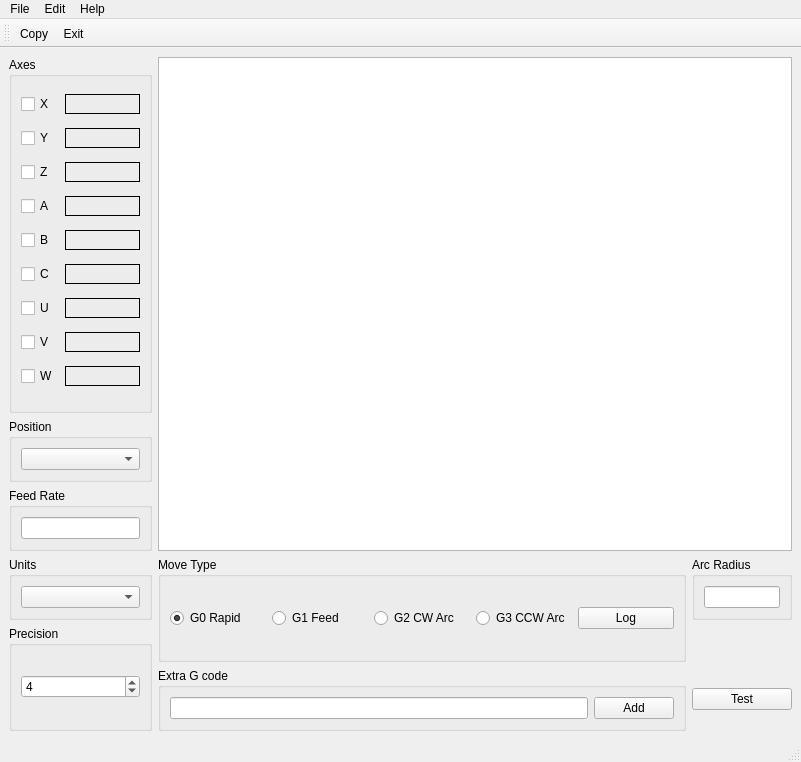
<?xml version="1.0" encoding="UTF-8"?>
<ui version="4.0">
 <class>MainWindow</class>
 <widget class="QMainWindow" name="MainWindow">
  <property name="geometry">
   <rect>
    <x>0</x>
    <y>0</y>
    <width>801</width>
    <height>762</height>
   </rect>
  </property>
  <property name="windowTitle">
   <string>Position Logger</string>
  </property>
  <widget class="QWidget" name="centralwidget">
   <layout class="QGridLayout" name="gridLayout_2">
    <item row="10" column="0" colspan="2">
     <widget class="QGroupBox" name="gridGroupBox">
      <property name="title">
       <string>Position</string>
      </property>
      <layout class="QGridLayout" name="gridLayout_4">
       <item row="0" column="0">
        <widget class="QComboBox" name="positionCB"/>
       </item>
      </layout>
     </widget>
    </item>
    <item row="11" column="0" colspan="2">
     <widget class="QGroupBox" name="gridGroupBox">
      <property name="title">
       <string>Feed Rate</string>
      </property>
      <layout class="QGridLayout" name="gridLayout_5">
       <item row="0" column="0">
        <widget class="QLineEdit" name="feedLE"/>
       </item>
      </layout>
     </widget>
    </item>
    <item row="12" column="0" colspan="2">
     <widget class="QGroupBox" name="gridGroupBox">
      <property name="title">
       <string>Units</string>
      </property>
      <layout class="QGridLayout" name="gridLayout_6">
       <item row="0" column="0">
        <widget class="QComboBox" name="unitsGB"/>
       </item>
      </layout>
     </widget>
    </item>
    <item row="0" column="0" rowspan="10" colspan="2">
     <widget class="QGroupBox" name="axesGB">
      <property name="title">
       <string>Axes</string>
      </property>
      <layout class="QGridLayout" name="gridLayout_8">
       <item row="0" column="1">
        <widget class="QLabel" name="positionLB_0">
         <property name="minimumSize">
          <size>
           <width>75</width>
           <height>0</height>
          </size>
         </property>
         <property name="baseSize">
          <size>
           <width>0</width>
           <height>0</height>
          </size>
         </property>
         <property name="frameShape">
          <enum>QFrame::Box</enum>
         </property>
         <property name="text">
          <string/>
         </property>
        </widget>
       </item>
       <item row="2" column="1">
        <widget class="QLabel" name="positionLB_2">
         <property name="minimumSize">
          <size>
           <width>75</width>
           <height>0</height>
          </size>
         </property>
         <property name="baseSize">
          <size>
           <width>0</width>
           <height>0</height>
          </size>
         </property>
         <property name="frameShape">
          <enum>QFrame::Box</enum>
         </property>
         <property name="text">
          <string/>
         </property>
        </widget>
       </item>
       <item row="3" column="1">
        <widget class="QLabel" name="positionLB_3">
         <property name="minimumSize">
          <size>
           <width>75</width>
           <height>0</height>
          </size>
         </property>
         <property name="baseSize">
          <size>
           <width>0</width>
           <height>0</height>
          </size>
         </property>
         <property name="frameShape">
          <enum>QFrame::Box</enum>
         </property>
         <property name="text">
          <string/>
         </property>
        </widget>
       </item>
       <item row="4" column="0">
        <widget class="QCheckBox" name="axisCB_4">
         <property name="text">
          <string>B</string>
         </property>
         <property name="axis" stdset="0">
          <string>B</string>
         </property>
        </widget>
       </item>
       <item row="2" column="0">
        <widget class="QCheckBox" name="axisCB_2">
         <property name="text">
          <string>Z</string>
         </property>
         <property name="axis" stdset="0">
          <string> Z</string>
         </property>
        </widget>
       </item>
       <item row="6" column="1">
        <widget class="QLabel" name="positionLB_6">
         <property name="minimumSize">
          <size>
           <width>75</width>
           <height>0</height>
          </size>
         </property>
         <property name="baseSize">
          <size>
           <width>0</width>
           <height>0</height>
          </size>
         </property>
         <property name="frameShape">
          <enum>QFrame::Box</enum>
         </property>
         <property name="text">
          <string/>
         </property>
        </widget>
       </item>
       <item row="1" column="0">
        <widget class="QCheckBox" name="axisCB_1">
         <property name="text">
          <string>Y</string>
         </property>
         <property name="axis" stdset="0">
          <string> Y</string>
         </property>
        </widget>
       </item>
       <item row="1" column="1">
        <widget class="QLabel" name="positionLB_1">
         <property name="minimumSize">
          <size>
           <width>75</width>
           <height>0</height>
          </size>
         </property>
         <property name="baseSize">
          <size>
           <width>0</width>
           <height>0</height>
          </size>
         </property>
         <property name="frameShape">
          <enum>QFrame::Box</enum>
         </property>
         <property name="text">
          <string/>
         </property>
        </widget>
       </item>
       <item row="3" column="0">
        <widget class="QCheckBox" name="axisCB_3">
         <property name="text">
          <string>A</string>
         </property>
         <property name="axis" stdset="0">
          <string>A</string>
         </property>
        </widget>
       </item>
       <item row="0" column="0">
        <widget class="QCheckBox" name="axisCB_0">
         <property name="text">
          <string>X</string>
         </property>
         <property name="axis" stdset="0">
          <string> X</string>
         </property>
        </widget>
       </item>
       <item row="6" column="0">
        <widget class="QCheckBox" name="axisCB_6">
         <property name="text">
          <string>U</string>
         </property>
         <property name="axis" stdset="0">
          <string>U</string>
         </property>
        </widget>
       </item>
       <item row="4" column="1">
        <widget class="QLabel" name="positionLB_4">
         <property name="minimumSize">
          <size>
           <width>75</width>
           <height>0</height>
          </size>
         </property>
         <property name="baseSize">
          <size>
           <width>0</width>
           <height>0</height>
          </size>
         </property>
         <property name="frameShape">
          <enum>QFrame::Box</enum>
         </property>
         <property name="text">
          <string/>
         </property>
        </widget>
       </item>
       <item row="5" column="0">
        <widget class="QCheckBox" name="axisCB_5">
         <property name="text">
          <string>C</string>
         </property>
         <property name="axis" stdset="0">
          <string>C</string>
         </property>
        </widget>
       </item>
       <item row="5" column="1">
        <widget class="QLabel" name="positionLB_5">
         <property name="minimumSize">
          <size>
           <width>75</width>
           <height>0</height>
          </size>
         </property>
         <property name="baseSize">
          <size>
           <width>0</width>
           <height>0</height>
          </size>
         </property>
         <property name="frameShape">
          <enum>QFrame::Box</enum>
         </property>
         <property name="text">
          <string/>
         </property>
        </widget>
       </item>
       <item row="7" column="0">
        <widget class="QCheckBox" name="axisCB_7">
         <property name="text">
          <string>V</string>
         </property>
         <property name="axis" stdset="0">
          <string>V</string>
         </property>
        </widget>
       </item>
       <item row="7" column="1">
        <widget class="QLabel" name="positionLB_7">
         <property name="minimumSize">
          <size>
           <width>75</width>
           <height>0</height>
          </size>
         </property>
         <property name="baseSize">
          <size>
           <width>0</width>
           <height>0</height>
          </size>
         </property>
         <property name="frameShape">
          <enum>QFrame::Box</enum>
         </property>
         <property name="text">
          <string/>
         </property>
        </widget>
       </item>
       <item row="8" column="0">
        <widget class="QCheckBox" name="axisCB_8">
         <property name="text">
          <string>W</string>
         </property>
         <property name="axis" stdset="0">
          <string>W</string>
         </property>
        </widget>
       </item>
       <item row="8" column="1">
        <widget class="QLabel" name="positionLB_8">
         <property name="minimumSize">
          <size>
           <width>75</width>
           <height>0</height>
          </size>
         </property>
         <property name="baseSize">
          <size>
           <width>0</width>
           <height>0</height>
          </size>
         </property>
         <property name="frameShape">
          <enum>QFrame::Box</enum>
         </property>
         <property name="text">
          <string/>
         </property>
        </widget>
       </item>
      </layout>
     </widget>
    </item>
    <item row="12" column="2" rowspan="2">
     <widget class="QGroupBox" name="moveGB">
      <property name="title">
       <string>Move Type</string>
      </property>
      <layout class="QGridLayout" name="gridLayout_3">
       <item row="0" column="3">
        <widget class="QRadioButton" name="g3RB">
         <property name="text">
          <string>G3 CCW Arc</string>
         </property>
         <property name="gcode" stdset="0">
          <string>G3</string>
         </property>
        </widget>
       </item>
       <item row="0" column="1">
        <widget class="QRadioButton" name="g1RB">
         <property name="text">
          <string>G1 Feed</string>
         </property>
         <property name="gcode" stdset="0">
          <string>G1</string>
         </property>
        </widget>
       </item>
       <item row="0" column="2">
        <widget class="QRadioButton" name="g2RB">
         <property name="text">
          <string>G2 CW Arc</string>
         </property>
         <property name="gcode" stdset="0">
          <string>G2</string>
         </property>
        </widget>
       </item>
       <item row="0" column="0">
        <widget class="QRadioButton" name="g0RB">
         <property name="text">
          <string>G0 Rapid</string>
         </property>
         <property name="checked">
          <bool>true</bool>
         </property>
         <property name="gcode" stdset="0">
          <string>G0</string>
         </property>
        </widget>
       </item>
       <item row="0" column="4">
        <widget class="QPushButton" name="logPB">
         <property name="text">
          <string>Log</string>
         </property>
        </widget>
       </item>
      </layout>
     </widget>
    </item>
    <item row="14" column="2">
     <widget class="QGroupBox" name="gridGroupBox">
      <property name="title">
       <string>Extra G code</string>
      </property>
      <layout class="QGridLayout" name="gridLayout">
       <item row="0" column="0">
        <widget class="QLineEdit" name="extraLE"/>
       </item>
       <item row="0" column="1">
        <widget class="QPushButton" name="addExtraPB">
         <property name="text">
          <string>Add</string>
         </property>
        </widget>
       </item>
      </layout>
     </widget>
    </item>
    <item row="0" column="2" rowspan="12" colspan="2">
     <widget class="QListWidget" name="gcodeList"/>
    </item>
    <item row="12" column="3">
     <widget class="QGroupBox" name="gridGroupBox">
      <property name="maximumSize">
       <size>
        <width>100</width>
        <height>16777215</height>
       </size>
      </property>
      <property name="title">
       <string>Arc Radius</string>
      </property>
      <layout class="QGridLayout" name="gridLayout_9">
       <item row="0" column="0">
        <widget class="QLineEdit" name="arcRadiusLE">
         <property name="maximumSize">
          <size>
           <width>16777215</width>
           <height>16777215</height>
          </size>
         </property>
        </widget>
       </item>
      </layout>
     </widget>
    </item>
    <item row="13" column="0" rowspan="2" colspan="2">
     <widget class="QGroupBox" name="gridGroupBox">
      <property name="title">
       <string>Precision</string>
      </property>
      <layout class="QGridLayout" name="gridLayout_7">
       <item row="0" column="0">
        <widget class="QSpinBox" name="precisionSB">
         <property name="maximum">
          <number>6</number>
         </property>
         <property name="value">
          <number>4</number>
         </property>
        </widget>
       </item>
      </layout>
     </widget>
    </item>
    <item row="14" column="3">
     <widget class="QPushButton" name="testPB">
      <property name="text">
       <string>Test</string>
      </property>
     </widget>
    </item>
   </layout>
  </widget>
  <widget class="QMenuBar" name="menubar">
   <property name="geometry">
    <rect>
     <x>0</x>
     <y>0</y>
     <width>801</width>
     <height>25</height>
    </rect>
   </property>
   <widget class="QMenu" name="menuFile">
    <property name="title">
     <string>File</string>
    </property>
    <addaction name="actionNew"/>
    <addaction name="actionOpen"/>
    <addaction name="actionSave"/>
    <addaction name="actionSave_As"/>
    <addaction name="separator"/>
    <addaction name="actionExit"/>
   </widget>
   <widget class="QMenu" name="menuEdit">
    <property name="title">
     <string>Edit</string>
    </property>
    <addaction name="actionCopy"/>
    <addaction name="actionPaste"/>
    <addaction name="actionCut"/>
    <addaction name="actionDelete"/>
   </widget>
   <widget class="QMenu" name="menuHelp">
    <property name="title">
     <string>Help</string>
    </property>
    <addaction name="actionPosition_Logger_Help"/>
    <addaction name="separator"/>
    <addaction name="actionAbout"/>
   </widget>
   <addaction name="menuFile"/>
   <addaction name="menuEdit"/>
   <addaction name="menuHelp"/>
  </widget>
  <widget class="QStatusBar" name="statusbar"/>
  <widget class="QToolBar" name="toolBar">
   <property name="windowTitle">
    <string>toolBar</string>
   </property>
   <attribute name="toolBarArea">
    <enum>TopToolBarArea</enum>
   </attribute>
   <attribute name="toolBarBreak">
    <bool>false</bool>
   </attribute>
   <addaction name="actionCopy"/>
   <addaction name="actionExit"/>
  </widget>
  <action name="actionNew">
   <property name="text">
    <string>New</string>
   </property>
  </action>
  <action name="actionOpen">
   <property name="text">
    <string>Open</string>
   </property>
  </action>
  <action name="actionSave">
   <property name="text">
    <string>Save</string>
   </property>
  </action>
  <action name="actionSave_As">
   <property name="text">
    <string>Save As</string>
   </property>
  </action>
  <action name="actionExit">
   <property name="text">
    <string>Exit</string>
   </property>
   <property name="toolTip">
    <string>Exit</string>
   </property>
  </action>
  <action name="actionCopy">
   <property name="text">
    <string>Copy</string>
   </property>
  </action>
  <action name="actionPaste">
   <property name="text">
    <string>Paste</string>
   </property>
  </action>
  <action name="actionCut">
   <property name="text">
    <string>Cut</string>
   </property>
  </action>
  <action name="actionDelete">
   <property name="text">
    <string>Delete</string>
   </property>
  </action>
  <action name="actionPosition_Logger_Help">
   <property name="text">
    <string>Position Logger Help</string>
   </property>
  </action>
  <action name="actionAbout">
   <property name="text">
    <string>About</string>
   </property>
  </action>
  <action name="actionSendToAxis">
   <property name="text">
    <string>Send to Axis</string>
   </property>
  </action>
 </widget>
 <resources/>
 <connections/>
</ui>
